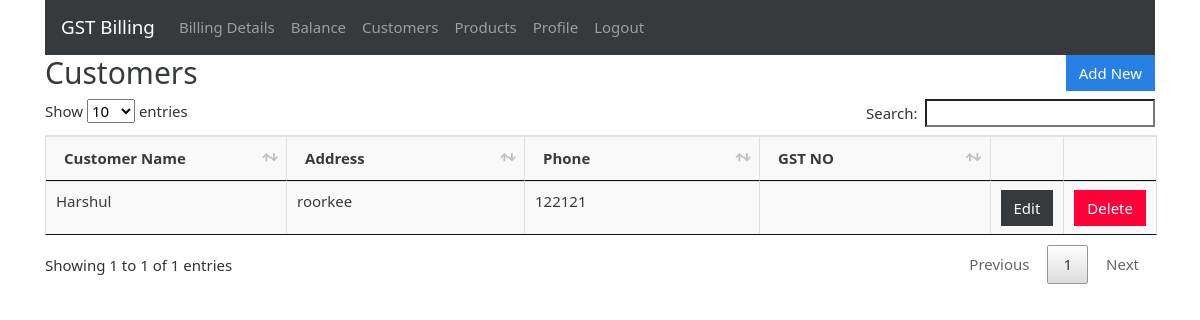
The page /customers (signed in) on the database its author committed.
### gstbillingapp/models.py (models this page shows, shortened)
class Customer(models.Model):
    user = models.ForeignKey(User, null=True, blank=True, on_delete=models.SET_NULL)
    customer_name = models.CharField(max_length=200)
    customer_address = models.TextField(max_length=600, blank=True, null=True)
    customer_phone = models.CharField(max_length=14, blank=True, null=True)
    customer_gst = models.CharField(max_length=15, blank=True, null=True)

### gstbillingapp/views.py (the view)
# urls.py: path('customers', views.customers, name='customers'),
@login_required
def customers(request):
    context = {}
    context['customers'] = Customer.objects.filter(user=request.user)
    return render(request, 'gstbillingapp/customers.html', context)

### gstbillingapp/templates/gstbillingapp/customers.html (shortened to what this page needs)
{% extends "gstbillingapp/base.html" %}
{% load static %}
{% block content %}
<div class="row">
	<div class="col">
		<h2>Customers</h2>
	</div>
	<div class="col">
		<a href="{% url 'customer_add' %}" id="add_customer_btn"><button type="button" class="btn btn-primary">Add New</button></a>
	</div>
</div>
<table class="table table-bordered" id="customer-table">
	<thead>
		<tr>
			<th>Customer Name</th>
			<th>Address</th>
			<th>Phone</th>
			<th>GST NO</th>
			<th></th>
			<th></th>
		</tr>
	</thead>
	<tbody class="two-col-form">
		{% for customer in customers %}
		<tr>
			<td>{{customer.customer_name}}</td>
			<td>{{customer.customer_address}}</td>
			<td>{{customer.customer_phone}}</td>
			<td>{{customer.customer_gst}}</td>
			<td><a href="{% url 'customer_edit' customer.id %}"><button type="button" class="btn btn-dark">Edit</button></a></td>
			<td><button type="button" class="btn btn-danger" data-toggle="modal" data-target="#customerDeleteModal" data-customer-id="{{customer.id}}" data-customer-name="{{customer.customer_name}}">Delete</button></td>
		</tr>
		{% endfor %}
	</tbody>
</table>
{% endblock %}

### gstbillingapp/static/gstbillingapp/main.css (style rules this page uses)
.table-bordered td, .table-bordered th { padding: 0.25em; }
.table-bordered tbody td, .table-bordered tbody th, .table-bordered thead th, .table-bordered thead td { background: #f9f9f9; }
.two-col-form td, .two-col-form th { width: 25%; }
#add_customer_btn, #add_product_btn { float: right; }

### rows shown on the page
Customer: customer_name "Harshul", customer_address "roorkee", customer_phone "122121"
